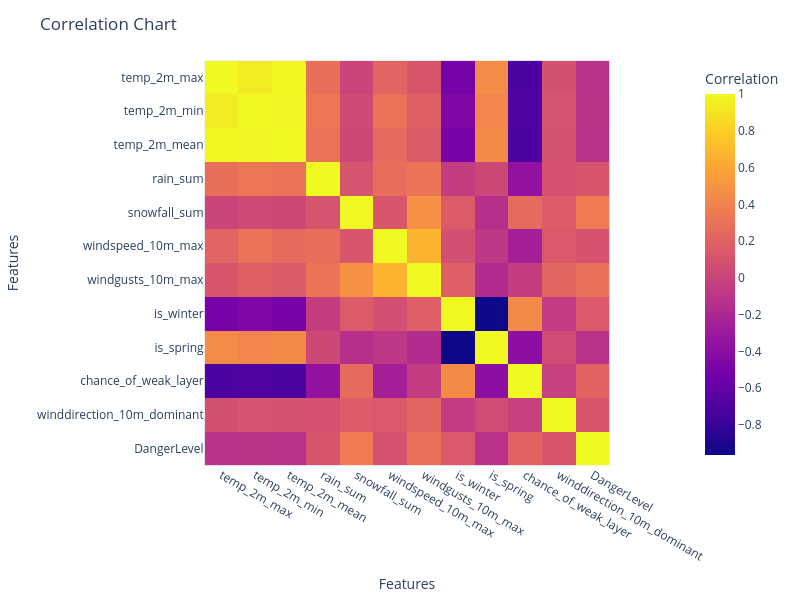

The code cell stored with this chart in its notebook:
### Markdown cell above
Looking into new correlation matrix

### Code cell
# Select the relevant columns for correlation analysis
columns_for_correlation = ['temp_2m_max', 'temp_2m_min', 'temp_2m_mean', 'rain_sum',
                           'snowfall_sum', 'windspeed_10m_max', 'windgusts_10m_max', 
                           'is_winter', 'is_spring', 'chance_of_weak_layer',
                           'winddirection_10m_dominant', 'DangerLevel']

# Subset the dataframe with the selected columns
subset_df = total_df[columns_for_correlation]

# Calculate the correlation matrix
corr_matrix = subset_df.corr()

# Create the correlation heatmap using Plotly
fig = px.imshow(corr_matrix, labels=dict(x="Features", y="Features", color="Correlation"))
fig.update_layout(title="Correlation Chart", width=800, height=600)
fig.show()

### Figure 1 — Plotly figure (JSON) as saved in the notebook; plotly's stock layout.template omitted (floating-point values rounded to 4 significant figures; data arrays with more than 128 entries replaced by an {"elided": "..."} marker saying what was removed)
{"data": [{"coloraxis": "coloraxis", "hovertemplate": "Features: %{x}<br>Features: %{y}<br>Correlation: %{z}<extra></extra>", "name": "0", "type": "heatmap", "x": ["temp_2m_max", "temp_2m_min", "temp_2m_mean", "rain_sum", "snowfall_sum", "windspeed_10m_max", "windgusts_10m_max", "is_winter", "is_spring", "chance_of_weak_layer", "winddirection_10m_dominant", "DangerLevel"], "xaxis": "x", "y": ["temp_2m_max", "temp_2m_min", "temp_2m_mean", "rain_sum", "snowfall_sum", "windspeed_10m_max", "windgusts_10m_max", "is_winter", "is_spring", "chance_of_weak_layer", "winddirection_10m_dominant", "DangerLevel"], "yaxis": "y", "z": {"elided": "12x12 float values"}}], "layout": {"coloraxis": {"colorbar": {"title": {"text": "Correlation"}}, "colorscale": [[0, "#0d0887"], [0.1111, "#46039f"], [0.2222, "#7201a8"], [0.3333, "#9c179e"], [0.4444, "#bd3786"], [0.5556, "#d8576b"], [0.6667, "#ed7953"], [0.7778, "#fb9f3a"], [0.8889, "#fdca26"], [1, "#f0f921"]]}, "height": 600, "margin": {"t": 60}, "title": {"text": "Correlation Chart"}, "width": 800, "xaxis": {"anchor": "y", "constrain": "domain", "domain": [0, 1], "scaleanchor": "y", "title": {"text": "Features"}}, "yaxis": {"anchor": "x", "autorange": "reversed", "constrain": "domain", "domain": [0, 1], "title": {"text": "Features"}}}}
